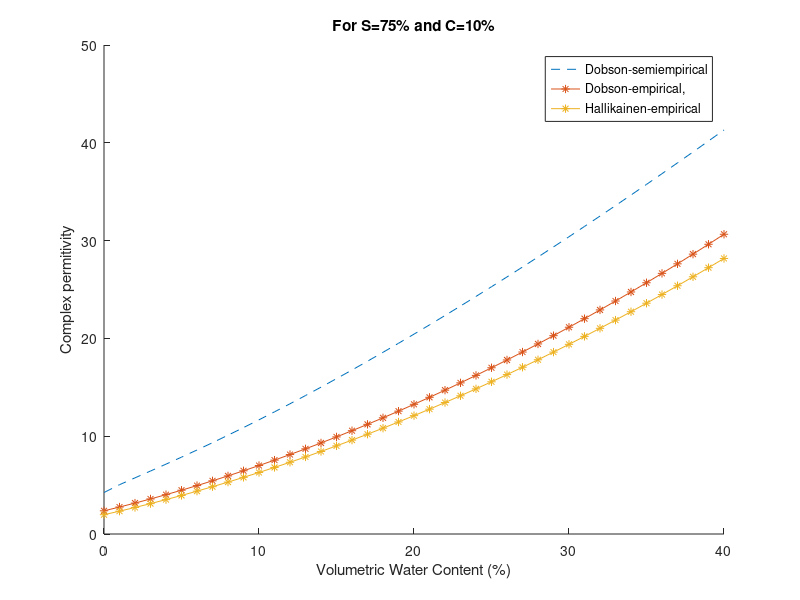

Here is the MATLAB script that generated this plot:
%%
% Compare Hallikainen, Dobson-empirical, Dobson-semiempirical
%%
%figure
clc
clear all
S=.75; %It must me calculated from field data.
C=.10;%It must me calculated from field data.
alpha=0.65;
b_d=(1.2748-0.519*S-0.152*C);
b_dd=(1.33797-0.603*S-0.166*C);
rho_s=2.56; % in [g/m^3]
rho_b=1.5; % in [g/m^3]   %It must me calculated from field data.
Mv=0:0.01:0.40;
Es=((1.01+0.44*rho_s)^2)-0.062;
f= 1.4*10^9; %1.4 GHz
const=(0.58*10^(-10))*f;
Ewinf=4.9;
Ewo=80.1;
Efw_d= Ewinf+((Ewo-Ewinf)/(1+(const)^2));
sigma_eff=-1.645+1.939*rho_b-2.25622*S+1.594*C;
Efw_dd= ((const*(Ewo-Ewinf))/(1+(const)^2))+ (sigma_eff*(rho_s-rho_b)./(const*rho_s.*Mv));
permitivity_real= (1+((rho_b/rho_s)*(Es^alpha))+ ((Mv.^b_d)*(Efw_d^alpha))-Mv).^(1/alpha);
permitivity_img=((Mv.^b_dd)*(Efw_d^alpha)).^(1/alpha);
epsi=permitivity_real-i*permitivity_img;
epsi_mod=abs(epsi);
%plot(Mv*100,permitivity_real,'-*')
hold on
%plot(Mv*100,permitivity_img,'-o')
hold on
plot(Mv*100,epsi_mod,'--')
xlabel('Volumetric Water Content (%)')
ylabel('Complex permitivity')

%%
clc
c=3*10^8;
lambda=((3*10^8)/(1.4*10^9))*1000;   % 1.4 GHz lambda in mm
Mv=0:0.01:.40;
S=75%82;
C=10%01;
theta=0;
e_real= 2.37+(-5.24+0.55*S+0.15*C).*Mv+(146.04-0.74*S-0.85*C)*Mv.^2;
e_img= 0.06+(6.69+0.0367*S-0.0620*C).*Mv+(16.17-0.30*S+0.27*C)*Mv.^2;
e_tot=e_real-i*e_img;
e_tot=abs(e_tot);
plot(Mv*100,e_tot,'-*')
hold on
e_real= (2.862-0.012*S+0.001*C)+(3.803+0.462*S-0.341*C).*Mv+(119.006-0.50*S-0.633*C)*Mv.^2;
e_img= (0.356-0.003*S-0.008*C)+(5.507+0.044*S-0.002*C).*Mv+(17.753-0.313*S+0.206*C)*Mv.^2;
e_tot=e_real-i*e_img;
e_tot=abs(e_tot);
plot(Mv*100,e_tot,'-*')
legend('Dobson-semiempirical','Dobson-empirical, ','Hallikainen-empirical')
title('For S=75% and C=10%')